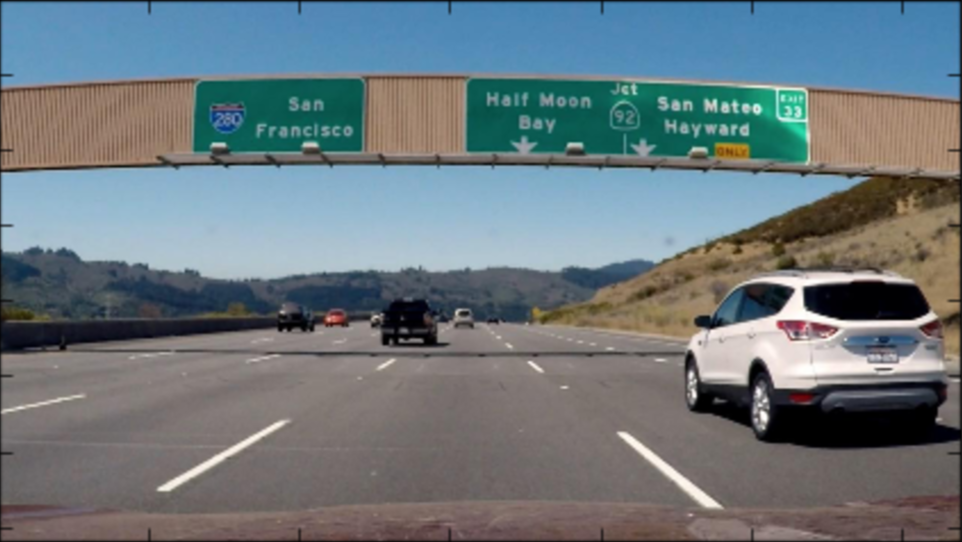
#> input picture magnitude_of_the_gradient/original.png, 962 x 542 px
$ jupyter execute magnitude_gradient.ipynb   (older library calls are emulated)
#> lines starting #> are read from the running program, lines starting #| are printed output that depends on the picture; after the words box and inside, x2 and y2 are one past the last pixel; in counts of white or black regions, pixels touching at a corner belong together
[cell 1]
import numpy as np
import cv2
import matplotlib.pyplot as plt
import matplotlib.image as mpimg
import pickle

[cell 2]
# Read in an image
image = mpimg.imread('original.png')
#> image is the input picture: shape (542, 962, 4) float32; mean R, G, B, A 0.424, 0.471, 0.492, 1

[cell 3]
# Define a function that applies Sobel x and y,
# then computes the magnitude of the gradient
# and applies a threshold
def mag_thresh(img, sobel_kernel=3, mag_thresh=(0, 255)):

    # Apply the following steps to img

    # 1) Convert to grayscale
#> called with sobel_kernel = 3, mag_thresh = (30, 100)
    gray = cv2.cvtColor(img, cv2.COLOR_RGB2GRAY)
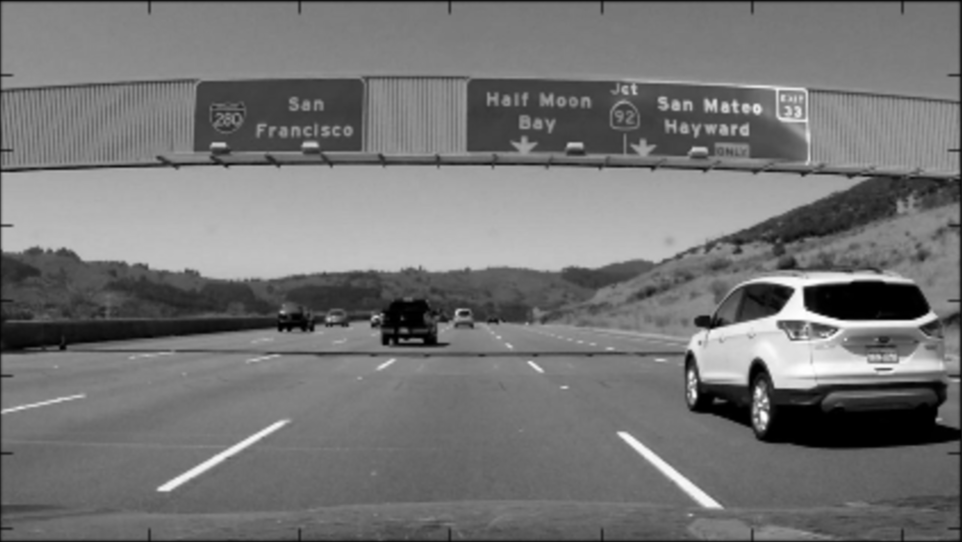
#> gray: shape (542, 962) float32; min 0, max 1, mean 0.459

    # 2) Take the gradient in x and y separately
    sobelx = cv2.Sobel(gray, cv2.CV_64F, 1, 0, ksize=sobel_kernel)
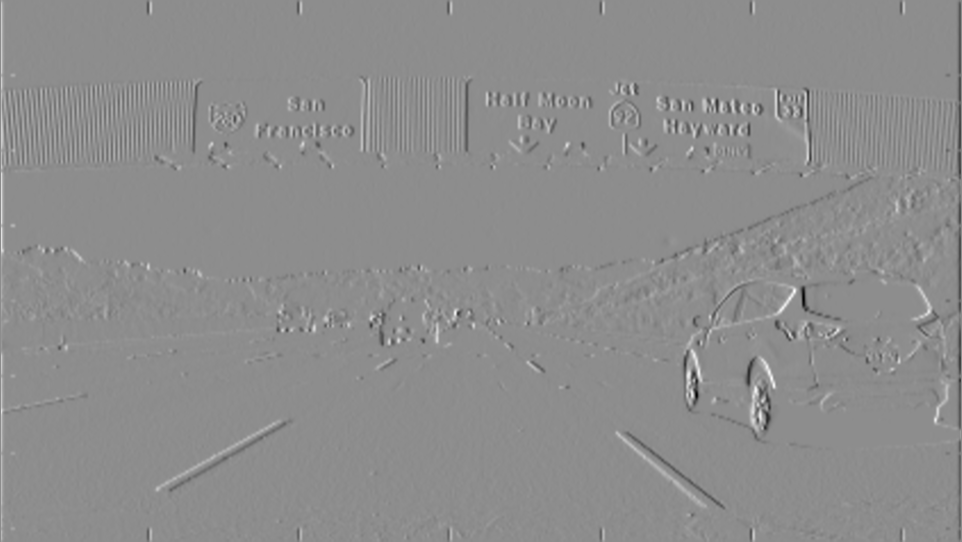
#> sobelx: shape (542, 962) float64; min -2.39, max 1.92, mean -0.000894; drawn with min black and max white
    sobely = cv2.Sobel(gray, cv2.CV_64F, 0, 1, ksize=sobel_kernel)
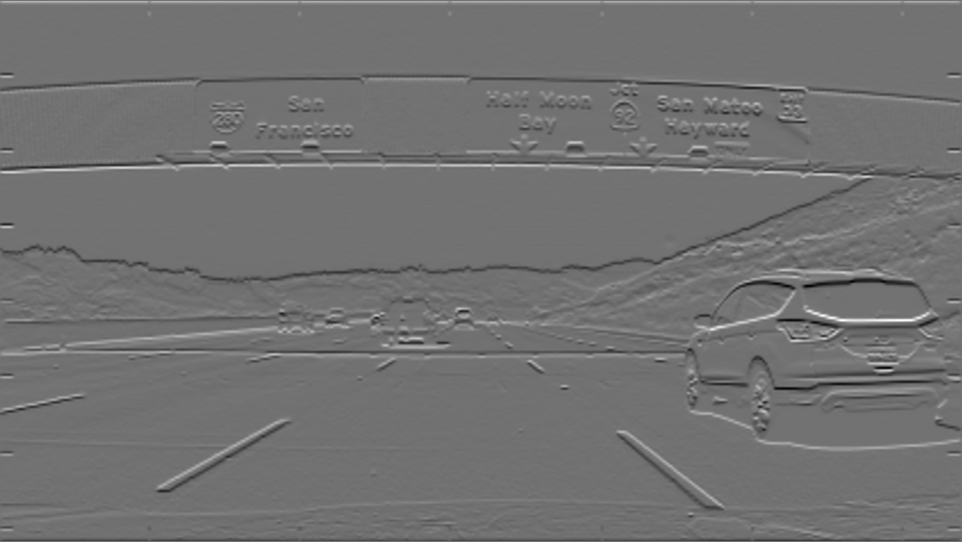
#> sobely: shape (542, 962) float64; min -2.26, max 2.79, mean 0.000286; drawn with min black and max white

    # 3) Calculate the magnitude
    gradmag = np.sqrt(sobelx**2 + sobely**2)
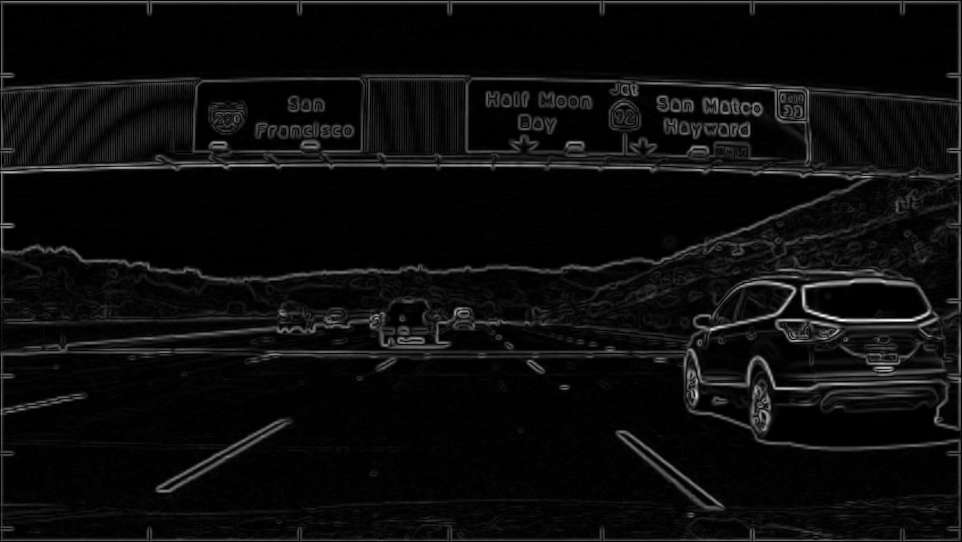
#> gradmag: shape (542, 962) float64; min 0, max 2.79, mean 0.139; drawn with min black and max white

    # 4) Scale to 8-bit (0 - 255) and convert to type = np.uint8
    scale_factor = np.max(gradmag)/255
#> scale_factor = 0.0109
    gradmag = (gradmag/scale_factor).astype(np.uint8)

    # 5) Create a binary mask where mag thresholds are met
    binary_output = np.zeros_like(gradmag)

    # 6) Return this mask as your binary_output image
    mask = (gradmag >= mag_thresh[0]) & (gradmag <= mag_thresh[1])
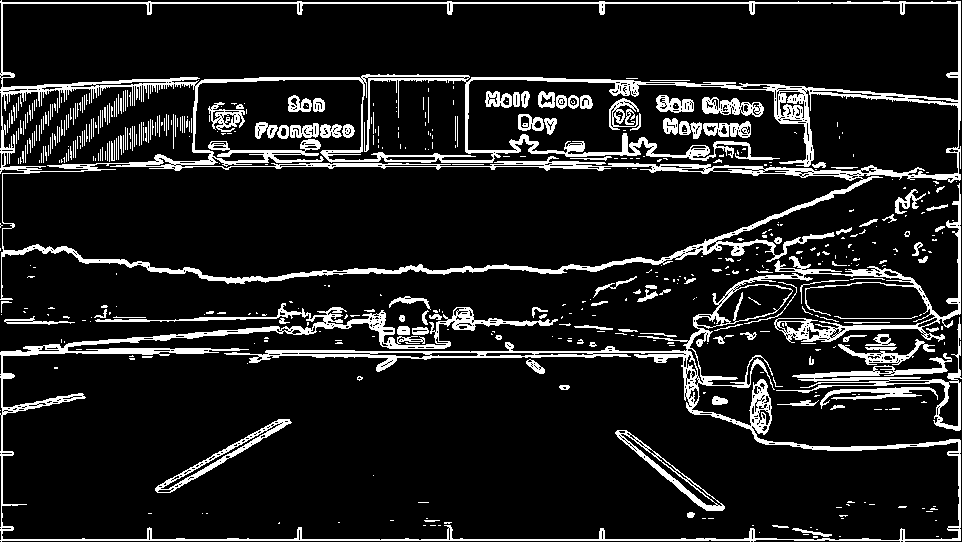
#> mask: shape (542, 962) bool; 11.8% white; 530 white regions (385 under 20 px), largest, box (x1, y1, x2, y2) and area: (0, 0, 961, 300) 23613, (0, 183, 961, 542) 18528, (776, 317, 962, 431) 2262

    binary_output[mask] = 1


    return binary_output

[cell 4]
# Run the function
mag_binary = mag_thresh(image, sobel_kernel=3, mag_thresh=(30, 100))
# Plot the result
f, (ax1, ax2) = plt.subplots(1, 2, figsize=(24, 9))
f.tight_layout()
ax1.imshow(image)
ax1.set_title('Original Image', fontsize=50)
ax2.imshow(mag_binary, cmap='gray')
ax2.set_title('Thresholded Magnitude', fontsize=50)
plt.subplots_adjust(left=0., right=1, top=0.9, bottom=0.)
